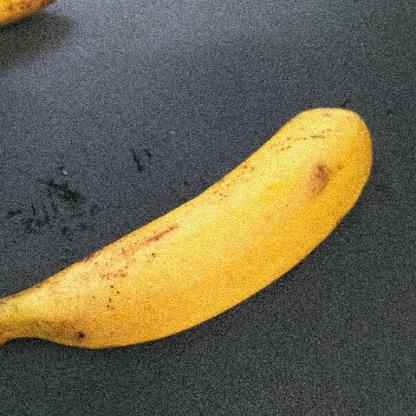
#> input picture Klasifikasipisang/dataset/ripe/musa-acuminata-banana-adebf291-394a-11ec-99da-d8c4975e38aa_jpg.rf.4995b723efaa7cdb942e309fdd82e597.jpg, 416 x 416 px; its folder holds only this picture in this run
$ jupyter execute --allow-errors Percobaan1.ipynb   (older library calls are emulated)
#> lines starting #> are read from the running program, lines starting #| are printed output that depends on the picture
# Percobaan 1

proses yang digunakan:
1. mengambil V channel dari gambar
2. melakukan ekualisasi histogram

[cell 1]
import os
import cv2 as cv
import matplotlib.pyplot as plt
import numpy as np
import pandas as pd
from sklearn.model_selection import train_test_split, cross_val_predict
from sklearn.metrics import accuracy_score, classification_report
from skimage.feature import graycomatrix, graycoprops
from scipy.stats import entropy
from sklearn.ensemble import RandomForestClassifier
from sklearn.svm import SVC
from sklearn.neighbors  import KNeighborsClassifier
from sklearn.metrics import accuracy_score, precision_score, recall_score, f1_score, confusion_matrix, classification_report
from sklearn.metrics import (confusion_matrix, ConfusionMatrixDisplay)
import seaborn as sns
from sklearn.discriminant_analysis import LinearDiscriminantAnalysis as LDA
from sklearn.preprocessing import LabelEncoder

## Data Loading

Buat struktur folder dataset sebagai berikut:
```
.
└──dataset
    ├── label1
	├── image1.jpg
	├── image2.jpg
	└── image3.jpg
    ├── label2
    └── label3
    └── dst...
```

[cell 2]
data = []
file_name = []
datalabel = []
path = []
data_distribution = {}

for label in os.listdir("dataset"):
    label_path = os.path.join("dataset", label)
    if not os.path.isdir(label_path):
        continue
    images = os.listdir(label_path)
    data_distribution[label] = len(images)
    print(f"Memproses label: {label}, jumlah gambar: {len(images)}")

    for filename in images:
        img_path = os.path.join(label_path, filename)
        img = cv.imread(img_path)
#> img is the input picture: shape (416, 416, 3); mean B, G, R 77.3, 101.4, 109.4
        if img is not None:
            img = cv.cvtColor(img, cv.COLOR_BGR2RGB)
            img = cv.resize(img, (350, 350))
#> img: shape (350, 350, 3)
            data.append(img)
            datalabel.append(label)
            file_name.append(filename)
            path.append(img_path)

print("Data: ", len(data))
#| Data:  2
print("Label: ", len(datalabel))
print("Filenames: ", len(file_name))
print("Data Distribution: ", data_distribution)

[cell 3]
def displayImg(row, column, data):
#> called with row = 12, column = 12
    fig = plt.figure(figsize=(15, 10))
    for i in range(1, row * column + 1):
        fig.add_subplot(row, column, i)
        plt.imshow(data[i - 1])
        plt.axis('off')
    plt.show()
#> (the rest of this cell did not finish here and is left out)

## Data Augmentation

### Define Augmentation Function

[cell 4]
data_augmented = []
labels_augmented = []
file_name_augmented = []

def flip_horizontal(image):
    return np.fliplr(image)

def rotate(image):
    return np.rot90(image, k=3)

for i in range(len(data)):
    original = data[i]
    flipped = flip_horizontal(original)
    rotated = rotate(original)

    data_augmented.extend([flipped, rotated])
    labels_augmented.extend([datalabel[i]] * 2)
    file_name_augmented.extend([file_name[i] + '_flip', file_name[i] + '_rot'])
#> this loop made 2 passes
#> pass 1, `flipped = flip_horizontal(original)`:
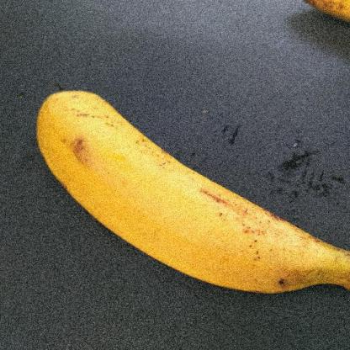
#> flipped: shape (350, 350, 3); mean R, G, B 109.2, 101.3, 77.2
#> pass 2, `rotated = rotate(original)`:
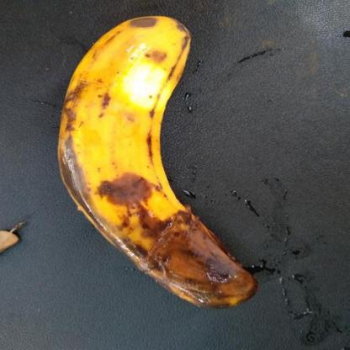
#> rotated: shape (350, 350, 3); mean R, G, B 98.9, 90.3, 70.8
#> after the loop, data_augmented = 4 items; file_name_augmented = 4 items; labels_augmented = ['ripe', 'ripe', 'rotten', 'rotten']

print("Jumlah data sebelum augmentasi:", len(data))
#| Jumlah data sebelum augmentasi: 2
print("Jumlah data setelah augmentasi:", len(data_augmented))
#| Jumlah data setelah augmentasi: 4

## Data Preparation

### Define Preprocessing Function

[cell 5]
def rgb_to_v_channel(img_rgb):
    img_rgb = img_rgb.astype('float32') / 255.0
    height, width, _ = img_rgb.shape
    V_channel = np.zeros((height, width), dtype='float32')

    for y in range(height):
        for x in range(width):
            r, g, b = img_rgb[y, x]
            mx = max(r, g, b)
            V_channel[y, x] = mx

    return (V_channel * 255).astype(np.uint8)

def histogram_equalization(v_channel):
    hist = np.zeros(256, dtype=int)
    for y in range(v_channel.shape[0]):
        for x in range(v_channel.shape[1]):
            hist[v_channel[y, x]] += 1

    cdf = np.cumsum(hist)
    cdf_min = cdf[np.nonzero(cdf)].min()
    total_pixels = v_channel.size

    equalized = np.zeros_like(v_channel)
    for i in range(256):
        new_value = round((cdf[i] - cdf_min) / (total_pixels - cdf_min) * 255)
        equalized[v_channel == i] = new_value

    return equalized.astype(np.uint8)

[cell 6]
ripe = []
unripe = []
rotten = []


for i in range(len(data)):
    if datalabel[i].lower() == 'ripe' and len(ripe) < 10:
        proc = rgb_to_v_channel(data[i])
        proc = histogram_equalization(proc)
        ripe.append(proc)

    elif datalabel[i].lower() == 'unripe' and len(unripe) < 10:
        proc = rgb_to_v_channel(data[i])
        proc = histogram_equalization(proc)
        unripe.append(proc)

    elif datalabel[i].lower() == 'rotten' and len(rotten) < 10:
        proc = rgb_to_v_channel(data[i])
        proc = histogram_equalization(proc)
        rotten.append(proc)

    if len(ripe) >= 10 and len(unripe) >= 10 and len(rotten) >= 10:
        break
#> this loop made 2 passes
#> pass 1, in rgb_to_v_channel, `img_rgb = img_rgb.astype('float32') / 255.0`:
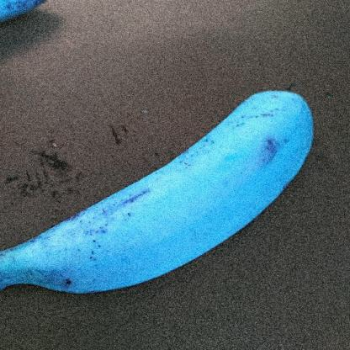
#> img_rgb: shape (350, 350, 3) float32; mean of channels 0, 1, 2 0.428, 0.397, 0.303; drawn as B, G, R
#> pass 2, in rgb_to_v_channel (call 2), `img_rgb = img_rgb.astype('float32') / 255.0`:
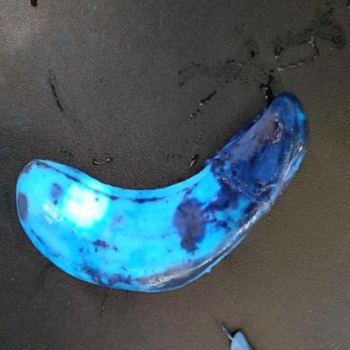
#> img_rgb: shape (350, 350, 3) float32; mean of channels 0, 1, 2 0.388, 0.354, 0.278; drawn as B, G, R
#> after the loop, ripe = 1 item; rotten = 1 item; unripe = []

print("Ripe Samples")
#> (the rest of this cell did not finish here and is left out)


print("Unripe Samples")
displayImg(2, 5, unripe)

print("Rotten Samples")
displayImg(2, 5, rotten)

### Preprocessing

[cell 7]
dataPreprocessed = []
for i in range(len(data_augmented)):
    proc = rgb_to_v_channel(data_augmented[i])
    proc = histogram_equalization(proc)

    dataPreprocessed.append(proc.astype(np.uint8))
#> this loop made 4 passes
#> pass 1, in rgb_to_v_channel (call 3), `img_rgb = img_rgb.astype('float32') / 255.0`:
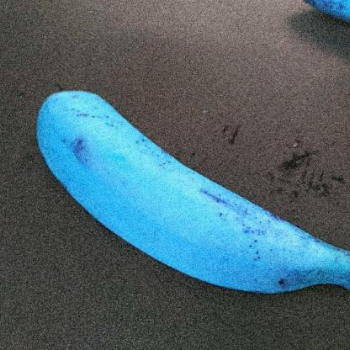
#> img_rgb: shape (350, 350, 3) float32; mean of channels 0, 1, 2 0.428, 0.397, 0.303; drawn as B, G, R
#> pass 1, `proc = rgb_to_v_channel(data_augmented[i])`:
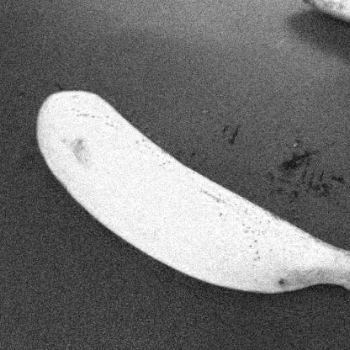
#> proc: shape (350, 350); min 9, max 255, mean 115.6
#> pass 1, `proc = histogram_equalization(proc)`:
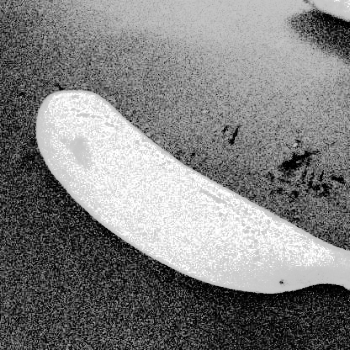
#> proc: shape (350, 350); min 0, max 255, mean 128.7
#> pass 2, in rgb_to_v_channel (call 4), `img_rgb = img_rgb.astype('float32') / 255.0`:
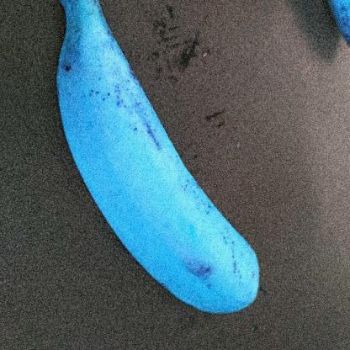
#> img_rgb: shape (350, 350, 3) float32; mean of channels 0, 1, 2 0.428, 0.397, 0.303; drawn as B, G, R
#> after the loop:
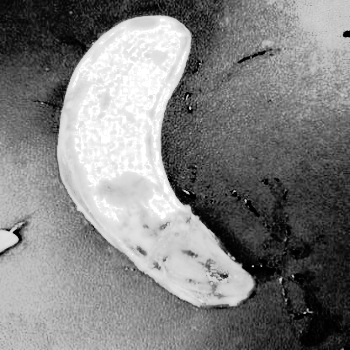
#> proc: shape (350, 350); min 0, max 255, mean 129
#> after the loop, dataPreprocessed = 4 items

### Feature Extraction

[cell 8]
def glcm(image, derajat):
    if derajat == 0:
        angles = [0]
    elif derajat == 45:
        angles = [np.pi / 4]
    elif derajat == 90:
        angles = [np.pi / 2]
    elif derajat == 135:
        angles = [3 * np.pi / 4]
    else:
        raise ValueError("Invalid angle. It should be one of the following: 0, 45, 90, 135.")

    # mengembalikan matrix glcm dari image
    glcm = graycomatrix(image, [1], angles, 256, symmetric=True, normed=True)
    return glcm

[cell 9]
def correlation(matriks):
	return graycoprops(matriks, 'correlation')[0, 0]

[cell 10]
def dissimilarity(matriks):
    return graycoprops(matriks, 'dissimilarity')[0, 0]

[cell 11]
def homogenity(matriks):
    return graycoprops(matriks, 'homogeneity')[0, 0]

[cell 12]
def contrast(matriks):
    return graycoprops(matriks, 'contrast')[0, 0]

[cell 13]
def ASM(matriks):
    return graycoprops(matriks, 'ASM')[0, 0]

[cell 14]
def energy(matrix):
    return graycoprops(matrix, 'energy')[0, 0]

[cell 15]
def entropyGlcm(matrix):
    glcm_array = matrix[:, :, 0, 0]
    return entropy(glcm_array.flatten())

[cell 16]
Derajat0 = []
Derajat45 = []
Derajat90 = []
Derajat135 = []
for i in range(len(dataPreprocessed)):
    D0 = glcm(dataPreprocessed[i], 0)
    D45 = glcm(dataPreprocessed[i], 45)
    D90 = glcm(dataPreprocessed[i], 90)
    D135 = glcm(dataPreprocessed[i], 135)
    Derajat0.append(D0)
    Derajat45.append(D45)
    Derajat90.append(D90)
    Derajat135.append(D135)
#> after the loop, Derajat0 = 4 items; Derajat135 = 4 items; Derajat45 = 4 items; Derajat90 = 4 items

[cell 17]
Kontras0, Kontras45, Kontras90, Kontras135 = [], [], [], []
dissimilarity0, dissimilarity45, dissimilarity90, dissimilarity135 =  [], [], [], []
homogenity0, homogenity45, homogenity90, homogenity135 = [], [], [], []
entropy0, entropy45, entropy90, entropy135 =  [], [], [], []
ASM0, ASM45, ASM90, ASM135 =  [], [], [], []
energy0, energy45, energy90, energy135 =  [], [], [], []
correlation0, correlation45, correlation90, correlation135 = [], [], [], []

[cell 18]
for i in range(len(dataPreprocessed)):
    C0 = correlation(Derajat0[i])
    correlation0.append(C0)
    C45 = correlation(Derajat45[i])
    correlation45.append(C45)
    C90 = correlation(Derajat90[i])
    correlation90.append(C90)
    C135 = correlation(Derajat135[i])
    correlation135.append(C135)
#> this loop made 4 passes
#> (C0, C45, C90, C135) on passes 1 to 4: (0.934, 0.909, 0.929, 0.903), (0.929, 0.909, 0.934, 0.903), (0.981, 0.968, 0.978, 0.967), (0.978, 0.968, 0.981, 0.967)
#> after the loop, correlation0 = [0.934, 0.929, 0.981, 0.978]; correlation135 = [0.903, 0.903, 0.967, 0.967]; correlation45 = [0.909, 0.909, 0.968, 0.968]; correlation90 = [0.929, 0.934, 0.978, 0.981]

[cell 19]
for i in range(len(data_augmented)):
    K0 = contrast(Derajat0[i])
    K45 = contrast(Derajat45[i])
    K90 = contrast(Derajat90[i])
    K135 = contrast(Derajat135[i])
    Kontras0.append(K0)
    Kontras45.append(K45)
    Kontras90.append(K90)
    Kontras135.append(K135)
#> this loop made 4 passes
#> (K0, K45, K90, K135) on passes 1 to 4: (708.4, 980.7, 761.1, 1043.4), (761.1, 980.7, 708.4, 1043.4), (200.4, 346.1, 239.2, 353.1), (239.2, 346.1, 200.4, 353.1)
#> after the loop, Kontras0 = [708.4, 761.1, 200.4, 239.2]; Kontras135 = [1043.4, 1043.4, 353.1, 353.1]; Kontras45 = [980.7, 980.7, 346.1, 346.1]; Kontras90 = [761.1, 708.4, 239.2, 200.4]

[cell 20]
for i in range(len(data_augmented)):
    Dis0 = dissimilarity(Derajat0[i])
    Dis45 = dissimilarity(Derajat45[i])
    Dis90 = dissimilarity(Derajat90[i])
    Dis135 = dissimilarity(Derajat135[i])
    dissimilarity0.append(Dis0)
    dissimilarity45.append(Dis45)
    dissimilarity90.append(Dis90)
    dissimilarity135.append(Dis135)
#> this loop made 4 passes
#> (Dis0, Dis45, Dis90, Dis135) on passes 1 to 4: (18.77, 22.44, 19.43, 23.05), (19.43, 22.44, 18.77, 23.05), (8.85, 11.89, 9.75, 11.97), (9.75, 11.89, 8.85, 11.97)
#> after the loop, dissimilarity0 = [18.77, 19.43, 8.85, 9.75]; dissimilarity135 = [23.05, 23.05, 11.97, 11.97]; dissimilarity45 = [22.44, 22.44, 11.89, 11.89]; dissimilarity90 = [19.43, 18.77, 9.75, 8.85]

[cell 21]
for i in range(len(data_augmented)):
    H0 = homogenity(Derajat0[i])
    H45 = homogenity(Derajat45[i])
    H90 = homogenity(Derajat90[i])
    H135 = homogenity(Derajat135[i])
    homogenity0.append(H0)
    homogenity45.append(H45)
    homogenity90.append(H90)
    homogenity135.append(H135)
#> this loop made 4 passes
#> (H0, H45, H90, H135) on passes 1 to 4: (0.0952, 0.0792, 0.091, 0.0755), (0.091, 0.0792, 0.0952, 0.0755), (0.21, 0.161, 0.193, 0.156), (0.193, 0.161, 0.21, 0.156)
#> after the loop, homogenity0 = [0.0952, 0.091, 0.21, 0.193]; homogenity135 = [0.0755, 0.0755, 0.156, 0.156]; homogenity45 = [0.0792, 0.0792, 0.161, 0.161]; homogenity90 = [0.091, 0.0952, 0.193, 0.21]

[cell 22]
for i in range(len(data_augmented)):
    E0 = entropyGlcm(Derajat0[i])
    E45 = entropyGlcm(Derajat45[i])
    E90 = entropyGlcm(Derajat90[i])
    E135 = entropyGlcm(Derajat135[i])
    entropy0.append(E0)
    entropy45.append(E45)
    entropy90.append(E90)
    entropy135.append(E135)
#> this loop made 4 passes
#> (E0, E45, E90, E135) on passes 1 to 4: (8.29, 8.43, 8.34, 8.47), (8.34, 8.43, 8.29, 8.47), (7.22, 7.49, 7.31, 7.51), (7.31, 7.49, 7.22, 7.51)
#> pass 1, in entropyGlcm, `glcm_array = matrix[:, :, 0, 0]`:
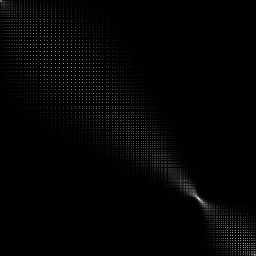
#> glcm_array: shape (256, 256) float64; min 0, max 0.0012, mean 1.53e-05; drawn with min black and max white
#> after the loop, entropy0 = [8.29, 8.34, 7.22, 7.31]; entropy135 = [8.47, 8.47, 7.51, 7.51]; entropy45 = [8.43, 8.43, 7.49, 7.49]; entropy90 = [8.34, 8.29, 7.31, 7.22]

[cell 23]
for i in range(len(data_augmented)):
    A0 = ASM(Derajat0[i])
    A45 = ASM(Derajat45[i])
    A90 = ASM(Derajat90[i])
    A135 = ASM(Derajat135[i])
    ASM0.append(A0)
    ASM45.append(A45)
    ASM90.append(A90)
    ASM135.append(A135)
#> this loop made 4 passes
#> (A0, A45, A90, A135) on passes 1 to 4: (0.000323, 0.00028, 0.000312, 0.000272), (0.000312, 0.00028, 0.000323, 0.000272), (0.00132, 0.000984, 0.00121, 0.000991), (0.00121, 0.000984, 0.00132, 0.000991)
#> after the loop, ASM0 = [0.000323, 0.000312, 0.00132, 0.00121]; ASM135 = [0.000272, 0.000272, 0.000991, 0.000991]; ASM45 = [0.00028, 0.00028, 0.000984, 0.000984]; ASM90 = [0.000312, 0.000323, 0.00121, 0.00132]

[cell 24]
for i in range(len(data_augmented)):
    ER0 = energy(Derajat0[i])
    ER45 = energy(Derajat45[i])
    ER90 = energy(Derajat90[i])
    ER135 = energy(Derajat135[i])
    energy0.append(ER0)
    energy45.append(ER45)
    energy90.append(ER90)
    energy135.append(ER135)
#> this loop made 4 passes
#> (ER0, ER45, ER90, ER135) on passes 1 to 4: (0.018, 0.0167, 0.0177, 0.0165), (0.0177, 0.0167, 0.018, 0.0165), (0.0363, 0.0314, 0.0348, 0.0315), (0.0348, 0.0314, 0.0363, 0.0315)
#> after the loop, energy0 = [0.018, 0.0177, 0.0363, 0.0348]; energy135 = [0.0165, 0.0165, 0.0315, 0.0315]; energy45 = [0.0167, 0.0167, 0.0314, 0.0314]; energy90 = [0.0177, 0.018, 0.0348, 0.0363]

### Write the extraction's results to CSV

[cell 25]
dataTable = {'Filename': file_name_augmented, 'Label': labels_augmented,
        'Contrast0': Kontras0, 'Contrast45': Kontras45, 'Contrast90': Kontras90, 'Contrast135': Kontras135,
        'Homogeneity0': homogenity0, 'Homogeneity45': homogenity45, 'Homogeneity90': homogenity90, 'Homogeneity135': homogenity135,
        'Dissimilarity0': dissimilarity0, 'Dissimilarity45': dissimilarity45, 'Dissimilarity90': dissimilarity90, 'Dissimilarity135': dissimilarity135,
        'Entropy0': entropy0, 'Entropy45': entropy45, 'Entropy90': entropy90, 'Entropy135': entropy135,
        'ASM0': ASM0, 'ASM45': ASM45, 'ASM90': ASM90, 'ASM135': ASM135,
        'Energy0': energy0, 'Energy45': energy45, 'Energy90': energy90, 'Energy135': energy135,
        'Correlation0': correlation0, 'Correlation45': correlation45, 'Correlation90': correlation90, 'Correlation135': correlation135,
        }
df = pd.DataFrame(dataTable)
#> df = table of 4 rows and 30 columns
df.to_csv('hasil_ekstraksi_1.csv', index=False)

hasilEkstrak = pd.read_csv('hasil_ekstraksi_1.csv')
#> (reads Klasifikasipisang/hasil_ekstraksi_1.csv from the repository)
hasilEkstrak
